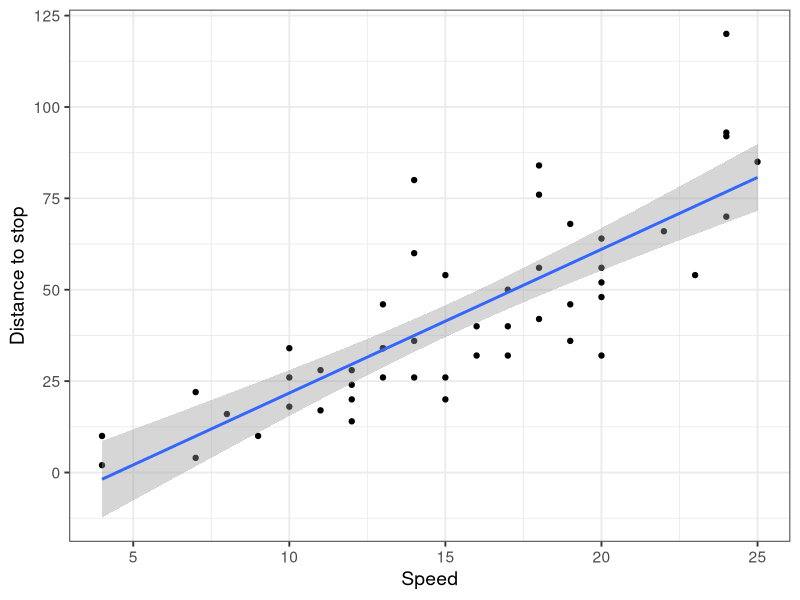
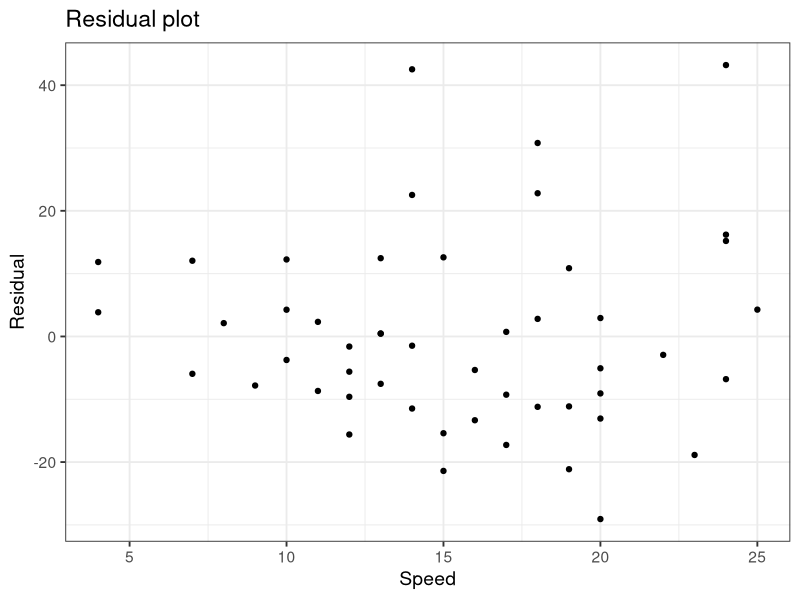

Write R code to recreate these figures, in order.
## ---- chunk 1
library(tidyverse)
knitr::opts_chunk$set(
  fig.height = 3.5,
  fig.width = 3.5,
  fig.align = "center", 
  echo = FALSE
)
theme_set(theme_bw(base_size = 14))
## ---- chunk 2
ggplot(cars, aes(speed, dist)) + 
  geom_point() +
  labs(x = "Speed", y = "Distance to stop") + 
  geom_smooth(method = "lm")
## ---- chunk 3
fit <- lm(dist ~ speed, cars)
knitr::kable(broom::tidy(fit), 
             booktabs = TRUE,
             caption = "The linear model fit")
## ---- chunk 4
knitr::kable(broom::glance(fit), 
             booktabs = TRUE, 
             caption = "(ref:goodness-of-fit)")
## ---- chunk 5
broom::augment(fit) %>% 
  ggplot(aes(speed, .resid)) + 
  geom_point() + 
  labs(y = "Residual", x = "Speed", title = "Residual plot")

